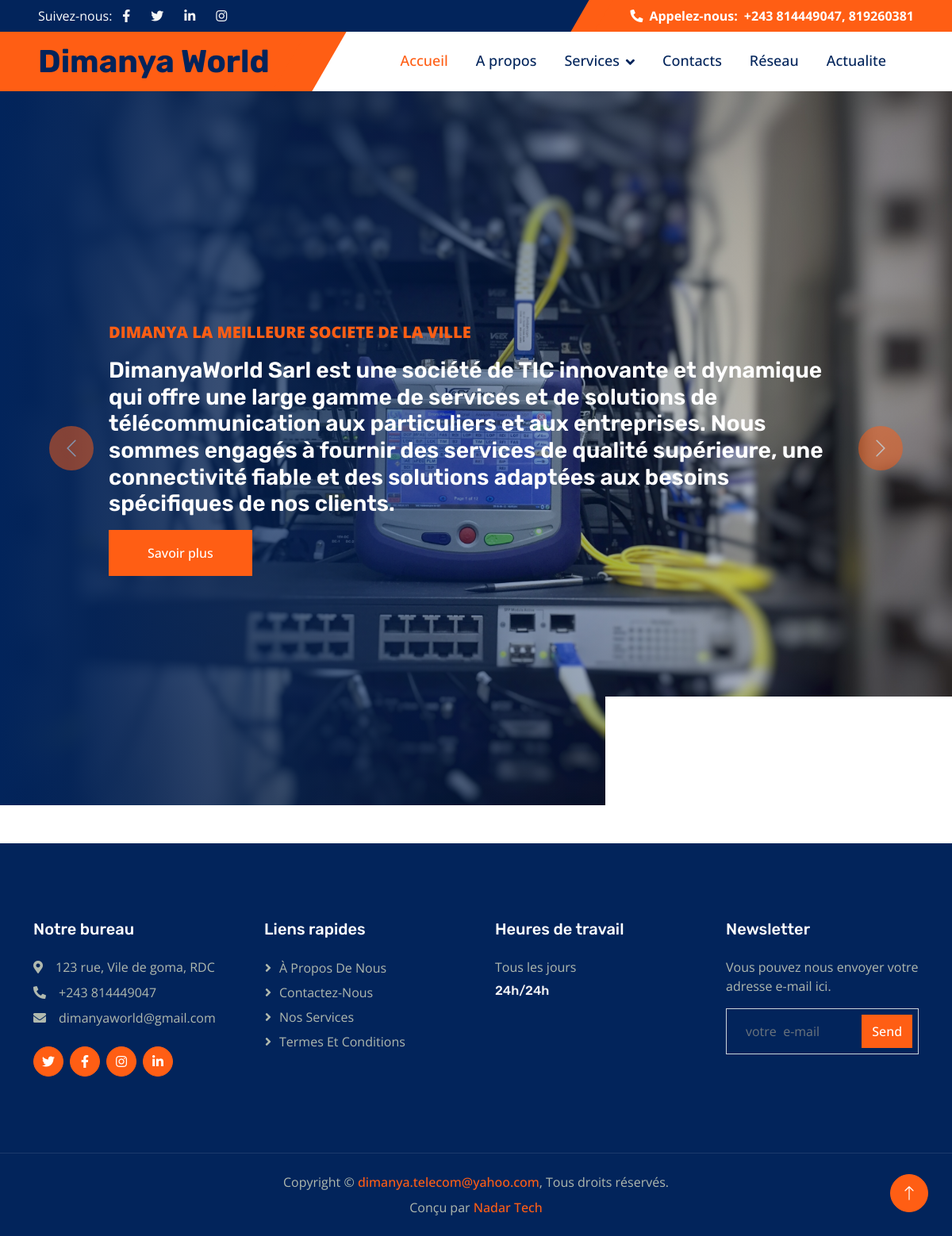
Screenshot of /Actualite.php with the database file from the repository.
### tables this page shows
CREATE TABLE `actualite` (
  `id` int(11) NOT NULL,
  `Titre` varchar(500) NOT NULL,
  `description` varchar(2550) NOT NULL,
  `Images` text NOT NULL
);

### Actualite.php (the view, shortened to what this page needs)
<!DOCTYPE html>
<html lang="en">
<head>
    <link href="https://cdnjs.cloudflare.com/ajax/libs/font-awesome/5.10.0/css/all.min.css" rel="stylesheet">
    <link href="https://cdn.jsdelivr.net/npm/bootstrap-icons@1.4.1/font/bootstrap-icons.css" rel="stylesheet">
    <link href="lib/animate/animate.min.css" rel="stylesheet">
    <link href="lib/owlcarousel/assets/owl.carousel.min.css" rel="stylesheet">
    <link href="css/bootstrap.min.css" rel="stylesheet">
    <link href="css/style.css" rel="stylesheet">
</head>
<body>
    <div class="container-fluid bg-dark px-0">
        <div class="row g-0 d-none d-lg-flex">
            <div class="col-lg-6 ps-5 text-start">
                <div class="h-100 d-inline-flex align-items-center text-white">
                    <span>Suivez-nous:</span>
                    <a class="btn btn-link text-light" href="https://www.facebook.com/profile.php?id=61552619754326&mibextid=ZbWKwL"><i class="fab fa-facebook-f"></i></a>
                    <a class="btn btn-link text-light" href=""><i class="fab fa-twitter"></i></a>
                    <a class="btn btn-link text-light" href=""><i class="fab fa-linkedin-in"></i></a>
                    <a class="btn btn-link text-light" href="https://instagram.com/dimanyaworld1?utm_source=qr&igshid=OGUOMmVIOWVjOQ=="><i class="fab fa-instagram"></i></a>
                </div>
            </div>
            <div class="col-lg-6 text-end">
                <div class="h-100 topbar-right d-inline-flex align-items-center text-white py-2 px-5">
                    <span class="fs-7 fw-bold me-2"><i class="fa fa-phone-alt me-2"></i>Appelez-nous:</span>
                    <span class="fs-10 fw-bold">+243 814449047, 819260381</span>
                </div>
            </div>
        </div>
    </div>
    <nav class="navbar navbar-expand-lg bg-white navbar-light sticky-top py-0 pe-5">
        <a href="index.php" class="navbar-brand ps-5 me-0">
            <h1 class="text-blue m-0">Dimanya World</h1>
        </a>
        <div class="collapse navbar-collapse" id="navbarCollapse">
            <div class="navbar-nav ms-auto p-4 p-lg-0">
                <a href="index.php" class="nav-item nav-link active">Accueil</a>
                <a href="about.php" class="nav-item nav-link">A propos</a>
                <div class="nav-item dropdown">
                    <a href="#" class="nav-link dropdown-toggle" data-bs-toggle="dropdown">Services</a>
                </div>
                <a href="contact.php" class="nav-item nav-link">Contacts</a>
                <a href="Reseau.php" class="nav-item nav-link">Réseau</a>
                <a href="Actualite.php" class="nav-item nav-link">Actualite</a>
            </div>
        </div>
    </nav>
    <div class="container-fluid px-0 mb-5">
        <div id="header-carousel" class="carousel slide" data-bs-ride="carousel">
            <div class="carousel-inner">
                <div class="carousel-item active">
                    <?php
                    include_once("New_folder/connexion.php");
                    $req = mysqli_query($Con, " SELECT * FROM  actualite where id = 7");
                    if (mysqli_num_rows($req) == 0) {
                        echo "Aucune donnée n'a été trouvée";
                    } else {
                        while ($rows = mysqli_fetch_assoc($req)) {
                    ?>
                            <img class="w-100 " src="img/<?= $rows["Images"] ?>" alt="Image">
                            <div class="carousel-caption">
                                <div class="container">
                                    <div class="row justify-content-center">
                                        <div class="col-lg-10 text-start">
                                            <p class="fs-5 fw-medium text-primary text-uppercase animated slideInRight"> <b><?= $rows["Titre"] ?></b></p>
                                            <p class="display-1 text-white mb-2 animated slideInRight">
                                            <h3 class="text-white"><?= $rows["description"] ?></h3>
                                            </p>
                                            <a href="about.php" class="btn btn-primary py-3 px-5 animated slideInRight">Savoir plus</a>
                                        </div>
                                    </div>
                                </div>
                            </div>
                    <?php
                        }
                    }
                    ?>
                </div>
            </div>
            <button class="carousel-control-prev" type="button" data-bs-target="#header-carousel" data-bs-slide="prev">
                <span class="carousel-control-prev-icon" aria-hidden="true"></span>
            </button>
            <button class="carousel-control-next" type="button" data-bs-target="#header-carousel" data-bs-slide="next">
                <span class="carousel-control-next-icon" aria-hidden="true"></span>
            </button>
        </div>
    </div>
    <div class="container-fluid bg-dark footer mt-5 py-5 wow fadeIn" data-wow-delay="0.1s">
        <div class="container py-5">
            <div class="row g-5">
                <div class="col-lg-3 col-md-6">
                    <h5 class="text-white mb-4">Notre bureau</h5>
                    <p class="mb-2"><i class="fa fa-map-marker-alt me-3"></i>123 rue, Vile de goma, RDC</p>
                    <p class="mb-2"><i class="fa fa-phone-alt me-3"></i>+243 814449047</p>
                    <p class="mb-2"><i class="fa fa-envelope me-3"></i>dimanyaworld@gmail.com</p>
                    <div class="d-flex pt-3">
                        <a class="btn btn-square btn-primary rounded-circle me-2" href="" target="blank"> <i class="fab fa-twitter"></i></a>
                        <a class="btn btn-square btn-primary rounded-circle me-2" href="https://www.facebook.com/profile.php?id=61552619754326&mibextid=ZbWKwL" target="blank"><i class="fab fa-facebook-f"></i></a>
                        <a class="btn btn-square btn-primary rounded-circle me-2" href="https://instagram.com/dimanyaworld1?utm_source=qr&igshid=OGUOMmVIOWVjOQ==" target="blank"><i class="fab fa-instagram"></i></a>
                        <a class="btn btn-square btn-primary rounded-circle me-2" href="" target="blank"><i class="fab fa-linkedin-in"></i></a>
                    </div>
                </div>
                <div class="col-lg-3 col-md-6">
                    <h5 class="text-white mb-4">Liens rapides</h5>
                    <a class="btn btn-link" href="about.php">À propos de nous</a>
                    <a class="btn btn-link" href="contact.php">Contactez-nous</a>
                    <a class="btn btn-link" href="service.php">Nos Services</a>
                    <a class="btn btn-link" href="">Termes et conditions</a>
                </div>
                <div class="col-lg-3 col-md-6">
                    <h5 class="text-white mb-4">Heures de travail</h5>
                    <p class="mb-1">Tous les jours</p>
                    <h6 class="text-light">24h/24h</h6>
                </div>
                <div class="col-lg-3 col-md-6">
                    <h5 class="text-white mb-4">Newsletter</h5>
                    <p>Vous pouvez nous envoyer votre adresse e-mail ici.</p>
                    <form action="about.php" method="POST">
                        <div class="position-relative w-100">
                            <input class="form-control bg-transparent w-100 py-3 ps-4 pe-5" type="text" name="email" placeholder="votre  e-mail">
                            <button type="Submit" name="Send" class="btn btn-primary py-2 position-absolute top-0 end-0 mt-2 me-2">Send</button>
                        </div>
                    </form>
                </div>
            </div>
        </div>
    </div>
    <div class="container-fluid copyright bg-dark py-4">
        <div class="container text-center">
            <p class="mb-2">Copyright &copy; <a class="fw-semi-bold" href="https://dimanya.telecom@yahoo.com">dimanya.telecom@yahoo.com</a>, Tous droits réservés.</p>
            <p class="mb-0">
                Conçu par <a class="fw-semi-bold" href="#">Nadar Tech</a></p>
        </div>
    </div>
    <a href="#" class="btn btn-lg btn-primary btn-lg-square rounded-circle back-to-top"><i class="bi bi-arrow-up"></i></a>
</body>
</html>

### css/style.css (style rules this page uses)
:root { --primary: #FF5E14; --secondary: #5F656F; --light: #F5F5F5; --dark: #02245B; }
.back-to-top { position: fixed; display: none; right: 30px; bottom: 30px; z-index: 99; }
h1, h2, .h1, .h2, .fw-bold { font-weight: 700 !important; }
h3, h4, .h3, .h4, .fw-medium { font-weight: 600 !important; }
h5, h6, .h5, .h6, .fw-semi-bold { font-weight: 500 !important; }
.btn { transition: .5s; font-weight: 500; }
.btn-primary, .btn-outline-primary:hover { color: #FFFFFF; }
.btn-square { width: 38px; height: 38px; }
.btn-lg-square { width: 48px; height: 48px; }
.btn-square, .btn-sm-square, .btn-lg-square { padding: 0; display: flex; align-items: center; justify-content: center; font-weight: normal; }
.topbar-right { position: relative; background: var(--primary); }
.topbar-right::before { position: absolute; content: ""; width: 30px; height: 100%; top: 0; left: -15px; transform: skewX(-30deg); background-color: var(--primary); }
.navbar.sticky-top { top: -100px; transition: .5s; }
.navbar .navbar-brand { position: relative; padding-right: 50px; height: 75px; display: flex; align-items: center; background: var(--primary); }
.navbar .navbar-brand::after { position: absolute; content: ""; width: 50px; height: 100%; top: 0; right: -25px; transform: skewX(-30deg); background-color: var(--primary); }
.navbar .navbar-nav .nav-link { margin-right: 35px; padding: 20px 0; color: var(--dark); font-size: 18px; font-weight: 500; outline: none; }
.navbar .navbar-nav .nav-link:hover, .navbar .navbar-nav .nav-link.active { color: var(--primary); }
.navbar .dropdown-toggle::after { border: none; content: "\f107"; font-family: "Font Awesome 5 Free"; font-weight: 900; vertical-align: middle; margin-left: 8px; }
.carousel-caption { top: 0; left: 0; right: 0; bottom: 0; display: flex; align-items: center; background: linear-gradient(to right, rgba(2, 36, 91, 1) 0%, rgba(2, 36, 91, 0) 100%); z-index: 1; }
.carousel-control-prev, .carousel-control-next { width: 15%; }
.carousel-control-prev-icon, .carousel-control-next-icon { width: 3.5rem; height: 3.5rem; background-color: var(--primary); border: 15px solid var(--primary); border-radius: 3.5rem; }
.footer { color: #B0B9AE; }
.footer .btn.btn-link { display: block; margin-bottom: 5px; padding: 0; text-align: left; color: #B0B9AE; font-weight: normal; text-transform: capitalize; transition: .3s; }
.footer .btn.btn-link::before { position: relative; content: "\f105"; font-family: "Font Awesome 5 Free"; font-weight: 900; margin-right: 10px; }
.copyright { color: #B0B9AE; border-top: 1px solid rgba(255, 255, 255, .1); }

### rows the page displays
actualite: Images (picture), Titre "DIMANYA LA MEILLEURE SOCIETE DE LA VILLE", description "DimanyaWorld Sarl est une société de TIC innovante et dynamique qui offre une large gamme de services et de solutions de télécommunication aux particuliers et aux entreprises. Nous sommes engagés à fournir des services de qualité supérieure, une connectivité fiable et des solutions adaptées aux besoins spécifiques de nos clients."
